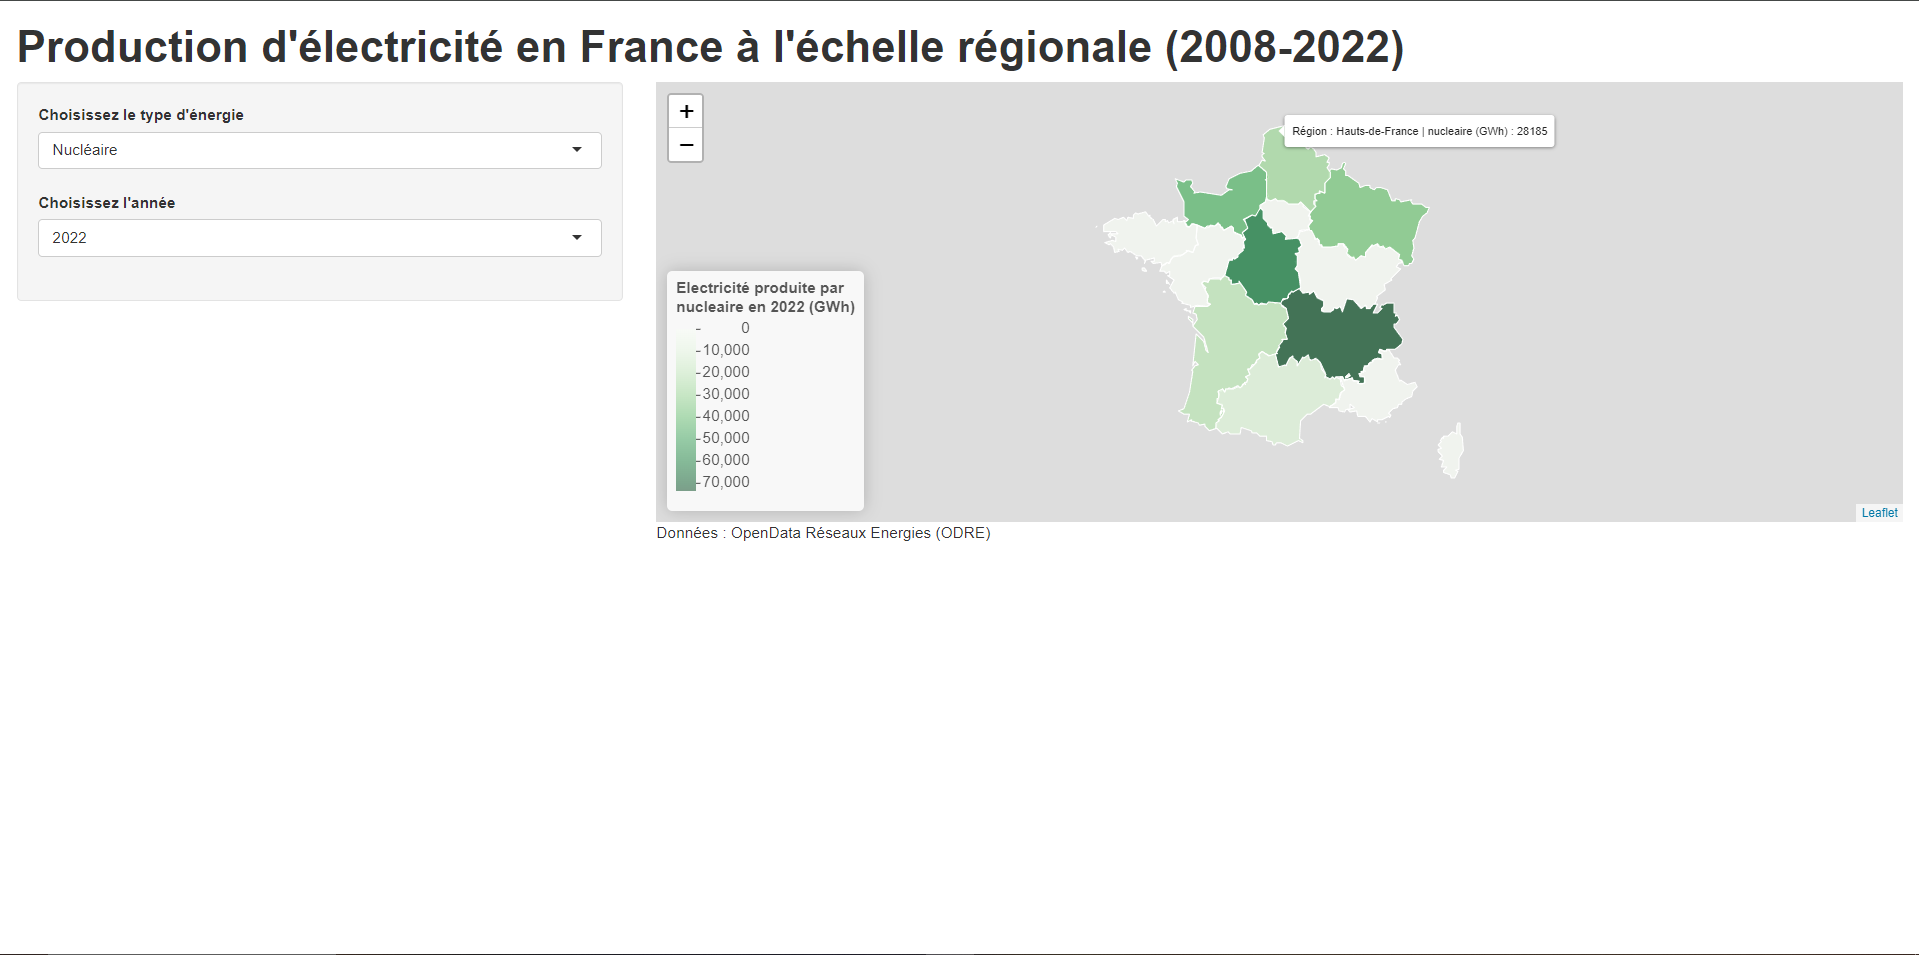

Generate this figure with R:
# shiny_app.R

# Récupérer le répertoire contenant le fichier actuel
current_directory <- dirname(rstudioapi::getActiveDocumentContext()$path)

# Définir le répertoire de travail sur le répertoire actuel
setwd(current_directory)

rm(list=ls())

library(leaflet)
library(sf)
library(tidyr)
library(dplyr)
library(shiny)
library(RColorBrewer)
library(htmltools)
library(magrittr)

geo_data = st_read("geo_data/prod-region-annuelle-filiere_ODRE//prod-region-annuelle-filiere.shp")

geo_data <- geo_data %>%
  rename(
    nucleaire = production_,
    thermique = production_.1,
    hydraulique = production_.2,
    eolienne = production_.3,
    solaire = production_.4,
    bioenergie = production_.5) %>%
    dplyr::select(-code_insee_)

# Mapping 

df_2022 <- geo_data %>% filter(annee == 2022)
df_total_2022 <- df_2022 %>%
  rowwise() %>%
  mutate(total = sum(c(nucleaire, thermique, hydraulique, eolienne, solaire, bioenergie), na.rm = TRUE))


####################################################################################################

# Mapping for all the electricity produced in 2022




color_palette2 <- colorNumeric(
  palette = c("YlOrRd"),
  domain = df_total_2022$total,
  na.color = "gray"
)

map_region_total <- leaflet(df_total_2022) %>%
  #addProviderTiles(provider = providers$OpenStreetMap.France) %>%
  addPolygons(
    data = df_total_2022,
    fillColor = ~color_palette2(total),
    color = "white",
    weight = 1,
    opacity = 1,
    fillOpacity = 0.7,
    label = ~paste(sep ="<br/>",
                   "Région : ", region, "| Electricité (GWh) :", total),
    labelOptions = labelOptions(noHide = FALSE, direction = "auto")) %>%
  addLegend( 
    pal = color_palette2,
    values = ~total,
    title = "Electricité produite (GWh)",
    position = "bottomleft",
    na.label = "NA",)


################################################################################################

colors = c("Greens","Reds","Blues","YlGnBu","Oranges","YlGn","YlOrRd")
energies <- c("nucleaire", "thermique", "hydraulique", "eolienne", "solaire", "bioenergie")
unique_years <- unique(geo_data$annee)
years <- unique_years[order(unique_years, decreasing = TRUE)]


create_map <- function(energy_index, df, year) {
  
  energy_name <- energies[energy_index]  
  df[[energy_name]] <- ifelse(is.na(df[[energy_name]]), 0, df[[energy_name]])
  
  color_pal <- colorNumeric(
    palette = colors[energy_index],
    domain = df[[energy_name]],  
  )
  
  leaflet(df) %>%
    addPolygons(
      data = df,
      fillColor = ~color_pal(df[[energy_name]]),  # Utilisation de color_pal
      color = "white",
      weight = 1,
      opacity = 1,
      fillOpacity = 0.7,
      label = ~paste("Région : ", region, "|", energy_name, "(GWh) :", df[[energy_name]]),
      labelOptions = labelOptions(noHide = FALSE, direction = "auto")
    ) %>%
    addLegend(
      pal = color_pal,  # Utilisation du nom de l'énergie pour accéder à la palette appropriée
      values = ~df[[energy_name]],  # Utilisation du nom de l'énergie pour accéder aux valeurs appropriées
      title = paste("Electricité produite par </br>", energy_name, "en", year, "(GWh)"),
      position = "bottomleft"
    )
}


# maps <- lapply(seq_along(energies), function(i) create_map(i, df_2022, color_palettes))

maps_by_year <- lapply(years, function(year) {

    year_data <- geo_data[geo_data$annee == year,]
  maps_by_energy <- lapply(seq_along(energies), function(i) create_map(i, year_data, year))
  
  return(maps_by_energy)
})


###################################################################################################
text_below_map <- HTML("<p>Données : OpenData Réseaux Energies (ODRE)</p>")

title_panel <- tags$h2(
  style = "font-family: Open Sans, sans-serif; font-weight: bold; font-size: 40px;",
  "Production d'électricité en France à l'échelle régionale (2008-2022)"
)

ui <- fluidPage(
  title_panel,
  sidebarLayout(
    sidebarPanel(
      selectInput("energy_type", "Choisissez le type d'énergie", 
                  choices = c("Nucléaire", "Thermique", "Hydraulique", "Éolienne", "Solaire", "Bioénergie"), 
                  selected = "Nucléaire"),
      selectInput("year", "Choisissez l'année",
                  choices = years,  # Utilisez la liste des années disponibles
                  selected = max(years))
    ),
    mainPanel(
      leafletOutput("map"),
      text_below_map  # Ajoute le texte sous la carte
      
    )
  )
)

# Define server logic
server <- function(input, output, session) {
  output$map <- renderLeaflet({
    selected_energy_index <- match(input$energy_type, c("Nucléaire", "Thermique", "Hydraulique", "Éolienne", "Solaire", "Bioénergie"))
    selected_date_index <- match(input$year, years)
    
    if (!is.na(selected_energy_index) && !is.na(selected_date_index)) {
      selected_map <- maps_by_year[[selected_date_index]][[selected_energy_index]]
      return(selected_map)
    }
  })
}


# # Run the Shiny app
shinyApp(ui, server)
